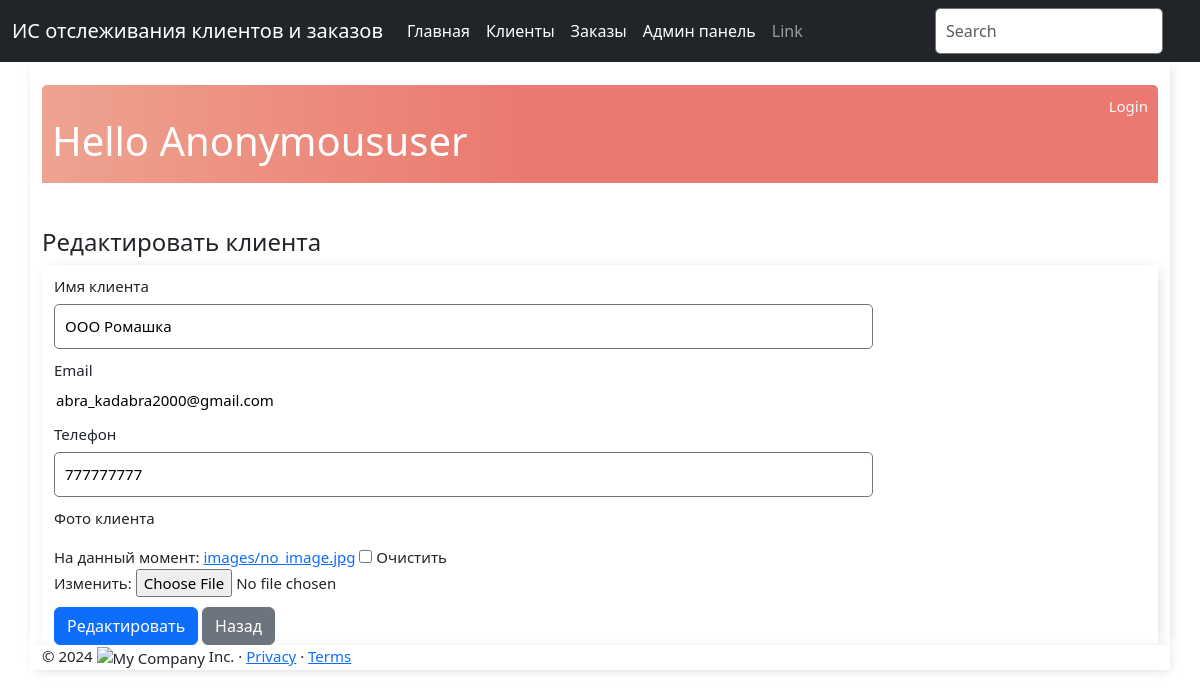
/edit_client/1/, run on the app's committed database.
### base_app/models.py (models this page shows, shortened)
class Client(models.Model):
    objects = None
    name = models.CharField(max_length=100, verbose_name='Имя клиента')
    email = models.EmailField(verbose_name='Email')
    phone = models.CharField(max_length=15, verbose_name='Телефон')
    photo = models.ImageField(upload_to='images',
                              help_text="Введите фото",
                              verbose_name="Фото клиента",
                              null=True, blank=True)
    class Meta:
        verbose_name = 'Клиент'
        verbose_name_plural = 'Клиенты'

### base_app/views.py (the view)
# urls.py: path('edit_client/<int:pk>/', views.edit_client, name='edit_client'), # редактирование клиента
def edit_client(request, pk):
    client = get_object_or_404(Client, pk=pk)
    if request.method == "POST":
        form = ClientForm(request.POST, request.FILES, instance=client)
        if form.is_valid():
            form.save()
            return redirect("client_list")
    else:
        form = ClientForm(instance=client)
        context = {
            'form': form,
            'header': 'Редактировать клиента',
        }
        return render(request, 'edit_client.html', context)

### base_app/forms.py
class ClientForm(forms.ModelForm):
    class Meta:
        model = Client
        fields = ['name', 'email', 'phone', 'photo']

### templates/edit_client.html (shortened to what this page needs)
{% extends 'base.html' %}
{% block content %}
<br>
<div class="header-bar">
    <div>
        <br>
        <h1>Hello {{ request.user|title }}</h1>
    </div>
    {% if request.user.is_authenticated %}
    <a href="{% url 'logout' %}">Logout</a>
    {% else %}
    <a href="{% url 'login' %}">Login</a>
    {% endif %}
</div>
<br><br>
<h4> {{ header }}</h4>
<div class="container">
    <form method="POST">
        {%  for field in form  %}
        <div class="form group">
            <label for="id_{{ field.name }}" class="col-2 col-form-label">{{ field.label }}</label>
            <div class="col-10">
                {{ field }}
            </div>
        </div>
        {%  endfor %}
        <div class="button-container">
            <button type="submit" class="btn btn-primary" name="button">Редактировать</button>
            <a href="{% url 'client_list' %}" class="btn btn-secondary">Назад </a>
        </div>
    </form>
</div>
{% endblock content %}

### static/css/main.css (style rules this page uses)
body { background: #FAFAFA; font-family: 'Roboto', sans-serif; }
.container { max-width: 550px; font-size: 15px; margin: auto; background: #ffff; -webkit-box-shadow: 2px 2px 13px -4px rgba(0, 0, 0, 0.21); box-shadow: 2px 2px 13px -4px rgba(0, 0, 0, 0.21); }
input { outline: none; border: none; }
.header-bar { display: flex; justify-content: space-between; color: #fff; padding: 10px; border-radius: 5px 5px 0 0; background: linear-gradient(90deg, #EEA390 0%, #EB796F 43%, #EB796F 100%); }
.header-bar a { color: rgb(247, 247, 247); text-decoration: none; }
input[type=text], input[type=password], textarea { border: 1px solid #757575; border-radius: 5px; padding: 10px; width: 90%; }
label { padding-top: 10px !important; display: block; }
::placeholder { font-weight: 300; opacity: 0.5; }
.button-container { margin-top: 10px; }

### data on the page
Client: form "ООО Ромашка" "abra_kadabra2000@gmail.com" "777777777"

### other printed values
{{ request.user|title }} "Anonymoususer"
{{ header }} "Редактировать клиента"
{{ field.label }} "Имя клиента" "Email" "Телефон" "Фото клиента"
